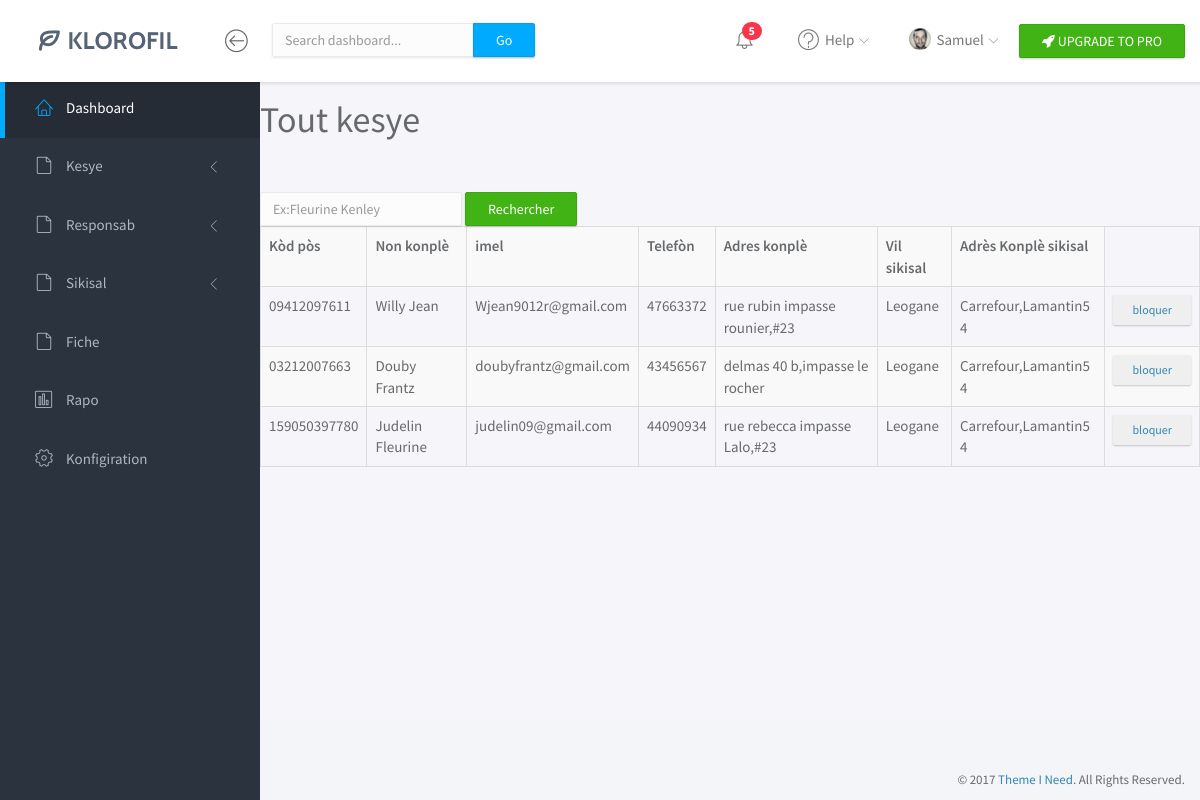
/administration/kesye/list/index.php, run on the app's committed database.
### tables this page shows
CREATE TABLE `tblsurcussale` (
  `id_surcussale` varchar(200) NOT NULL,
  `entreprise_id` varchar(200) NOT NULL,
  `ville_id` varchar(200) NOT NULL,
  `adresse_complete` varchar(200) NOT NULL,
  `etat` int(11) NOT NULL,
  `date_ajout` timestamp NOT NULL DEFAULT CURRENT_TIMESTAMP ON UPDATE CURRENT_TIMESTAMP,
  `date_modifier` timestamp NOT NULL DEFAULT '0000-00-00 00:00:00'
);

CREATE TABLE `tblpost` (
  `id_post` varchar(200) NOT NULL,
  `admin_id` varchar(200) NOT NULL,
  `surcussale_id` varchar(200) NOT NULL,
  `etat` int(11) NOT NULL,
  `date_ajout` timestamp NOT NULL DEFAULT CURRENT_TIMESTAMP ON UPDATE CURRENT_TIMESTAMP,
  `date_modifier` timestamp NOT NULL DEFAULT '0000-00-00 00:00:00' ON UPDATE CURRENT_TIMESTAMP
);

CREATE TABLE `tblville` (
  `id_ville` int(11) NOT NULL,
  `id_etat` int(11) NOT NULL,
  `nom_ville` varchar(50) NOT NULL,
  `date_ajout` date DEFAULT NULL
);

### api/Dao/postDao.class.php (called while the page is built, shortened)
<?php
class postDao{
  public static function GetAllkesye($ident){
            $con=new connexion();
            $cont=$con->executerequete("SELECT p.id_post,a.nom_complet,v.nom_ville, s.adresse_complete,a.etat,a.id_admin,a.email,a.telephone,a.adresse_complete FROM tblsurcussale s
            inner join tbladministration a
            INNER join tblpost p
            INNER JOIN tblville v
            on p.admin_id=a.id_admin  AND p.surcussale_id=s.id_surcussale and v.id_ville=s.ville_id WHERE s.entreprise_id='$ident' and a.type_admin_id=3");
            return $cont;
  }
}
?>

### api/Modele/Mconnexion.class.php (called while the page is built, shortened)
<?php
  class connexion{
      private $connexion;
      public function __construct (){
        $this->connexion=new mysqli("localhost","root","","db_lotterie");
      }
     public function executerequete($sql){
       $contenu=$this->connexion->query($sql);
       return $contenu->fetch_all();
     }
  }
?>

### administration/kesye/list/index.php (the view, shortened to what this page needs)
<?php
require_once "../../../api/Modele/Mconnexion.class.php";
require_once "../../../api/Dao/postDao.class.php";
?>
<!doctype html>
<html lang="en">
<head>
	<link rel="stylesheet" href="../../../assets/vendor/bootstrap/css/bootstrap.min.css">
	<link rel="stylesheet" href="../../../assets/vendor/font-awesome/css/font-awesome.min.css">
	<link rel="stylesheet" href="../../../assets/vendor/linearicons/style.css">
	<link rel="stylesheet" href="../../../assets/css/main.css">
	<link rel="stylesheet" href="../../../assets/css/demo.css">
</head>
<body>
	<div id="wrapper">
	<?php
	require_once '../../../file/header.inc';
	require_once '../../../file/menu.inc';?>
		<div class="main">
      <h1>Tout kesye</h1>
      <?php
      if(isset($sikse)){
        echo $sikse;
      }else if(isset($mesaj)){
          echo $mesaj;
      }else{
        $mesaj="";
      }
      ?>
      <form action="" method="post" class="form-inline">
        <input type="text" name="txtnom" class="form-control"  value="<?php if($mesaj){ echo $_POST['txtnom'];}?>"  placeholder="Ex:Fleurine Kenley">
        <input type="submit" name="btnrechercher" value="Rechercher" class="btn btn-success">
      </form>
            <table id="user_adr" class="table table-striped table-bordered">
                <tr>
                  <th>K&ograve;d p&ograve;s</th>
                  <th>Non konpl&egrave;</th>
                      <th>imel</th>
                      <th>Telef&ograve;n</th>
                      <th>Adres konpl&egrave;</th>
                      <th>Vil sikisal</th>
                        <th>Adr&egrave;s Konpl&egrave; sikisal</th>
                </tr>
                <?php
               if(!isset($_POST['txtnom'])){
                  $ident="198122317601";
                  foreach(postDao::GetAllkesye($ident) as $row):
                    ?>
                    <tr>
                      <td><?= $row[0] ?></td>
                      <td><?= $row[1] ?></td>
                      <td><?= $row[6] ?></td>
                      <td><?= $row[7] ?></td>
                      <td><?= $row[8] ?></td>
                      <td><?= $row[2] ?></td>
                      <td><?= ucwords($row[3])?></td>
                      <td>
                        <a href="?etat=<?=$row[4]?>&&id_admin=<?=$row[5]?>&&id_post=<?=$row[0]?>"><input type="submit" value="<?php
                        if($row[4]==1){
                            echo"bloquer";
                          }else if($row[4]==0){
                              echo"Debloquer";
                            }
                        ?>" name="btnblock" class="btn btn-secondary  btn-sm" data-toggle="modal"/></a>
                      </td>
                  </tr>
                    <?php
                  endforeach;
                ?>
                  <?php
                }
                ?>
            </table>
			</div>
		</div>
	<?php require_once '../../../file/footer.inc';?>
</body>
</html>

### file/header.inc (shortened to what this page needs)
<nav class="navbar navbar-default navbar-fixed-top">
  <div class="brand">
    <a href="index.html"><img src="../../../assets/img/logo-dark.png" alt="Klorofil Logo" class="img-responsive logo"></a>
  </div>
  <div class="container-fluid">
    <div class="navbar-btn">
      <button type="button" class="btn-toggle-fullwidth"><i class="lnr lnr-arrow-left-circle"></i></button>
    </div>
    <form class="navbar-form navbar-left">
      <div class="input-group">
        <input type="text" value="" class="form-control" placeholder="Search dashboard...">
        <span class="input-group-btn"><button type="button" class="btn btn-primary">Go</button></span>
      </div>
    </form>
    <div class="navbar-btn navbar-btn-right">
      <a class="btn btn-success update-pro" href="https://www.themeineed.com/downloads/klorofil-pro-bootstrap-admin-dashboard-template/?utm_source=klorofil&utm_medium=template&utm_campaign=KlorofilPro" title="Upgrade to Pro" target="_blank"><i class="fa fa-rocket"></i> <span>UPGRADE TO PRO</span></a>
    </div>
    <div id="navbar-menu">
      <ul class="nav navbar-nav navbar-right">
        <li class="dropdown">
          <a href="#" class="dropdown-toggle icon-menu" data-toggle="dropdown">
            <i class="lnr lnr-alarm"></i>
            <span class="badge bg-danger">5</span>
          </a>
        </li>
        <li class="dropdown">
          <a href="#" class="dropdown-toggle" data-toggle="dropdown"><i class="lnr lnr-question-circle"></i> <span>Help</span> <i class="icon-submenu lnr lnr-chevron-down"></i></a>
        </li>
        <li class="dropdown">
          <a href="#" class="dropdown-toggle" data-toggle="dropdown"><img src="../../../assets/img/user.png" class="img-circle" alt="Avatar"> <span>Samuel</span> <i class="icon-submenu lnr lnr-chevron-down"></i></a>
        </li>
      </ul>
    </div>
  </div>
</nav>

### file/menu.inc (shortened to what this page needs)
<div id="sidebar-nav" class="sidebar">
  <div class="sidebar-scroll">
    <nav>
      <ul class="nav">
        <li><a href="index.html" class="active"><i class="lnr lnr-home"></i> <span>Dashboard</span></a></li>
        <li>
          <a href="#subPages" data-toggle="collapse" class="collapsed"><i class="lnr lnr-file-empty"></i>
            <span>Kesye</span>
             <i class="icon-submenu lnr lnr-chevron-left"></i></a>
        </li>
        <li>
          <a href="#subPage" data-toggle="collapse" class="collapsed"><i class="lnr lnr-file-empty"></i>
            <span>Responsab</span>
             <i class="icon-submenu lnr lnr-chevron-left"></i></a>
        </li>
        <li>
          <a href="#subPag" data-toggle="collapse" class="collapsed"><i class="lnr lnr-file-empty"></i>
            <span>Sikisal</span>
             <i class="icon-submenu lnr lnr-chevron-left"></i></a>
        </li>
        <li><a href="charts.html" class=""><i class="lnr lnr-file-empty"></i> <span>Fiche</span></a></li>
        <li><a href="charts.html" class=""><i class="lnr lnr-chart-bars"></i> <span>Rapo</span></a></li>
        <li><a href="panels.html" class=""><i class="lnr lnr-cog"></i> <span>Konfigiration</span></a></li>
      </ul>
    </nav>
  </div>
</div>

### file/footer.inc
<footer>
  <div class="container-fluid">
    <p class="copyright">&copy; 2017 <a href="https://www.themeineed.com" target="_blank">Theme I Need</a>. All Rights Reserved.</p>
  </div>
</footer>

### data on the page
tblsurcussale: tblpost.id_post "09412097611", tbladministration.nom_complet "Willy Jean", tbladministration.email "Wjean9012r@gmail.com", tbladministration.telephone "47663372", tbladministration.adresse_complete "rue rubin impasse rounier,#23", ville.nom_ville "Leogane", adresse_complete "Carrefour,Lamantin5 4", tblpost.id_post "03212007663", tbladministration.nom_complet "Douby Frantz", tbladministration.email "doubyfrantz@gmail.com", tbladministration.telephone "43456567", tbladministration.adresse_complete "delmas 40 b,impasse le rocher", tblpost.id_post "159050397780", tbladministration.nom_complet "Judelin Fleurine", tbladministration.email "judelin09@gmail.com", tbladministration.telephone "44090934", tbladministration.adresse_complete "rue rebecca impasse Lalo,#23"
